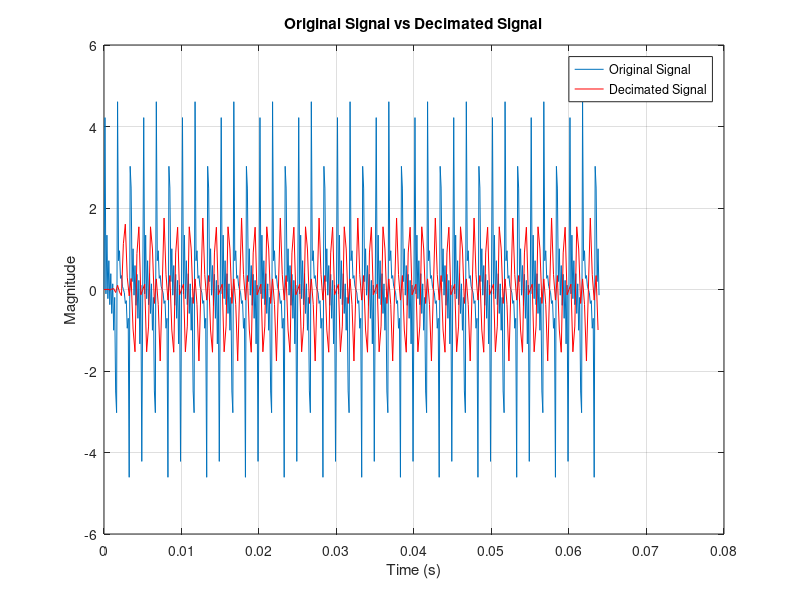
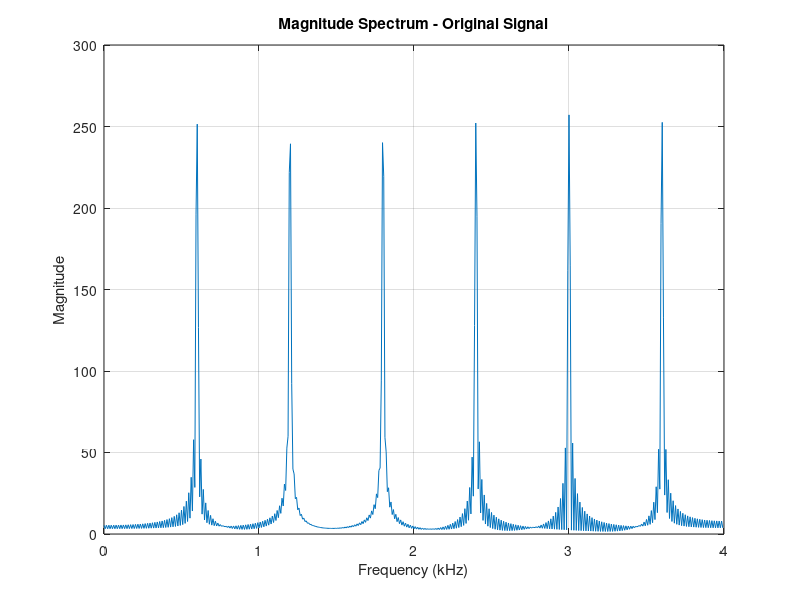
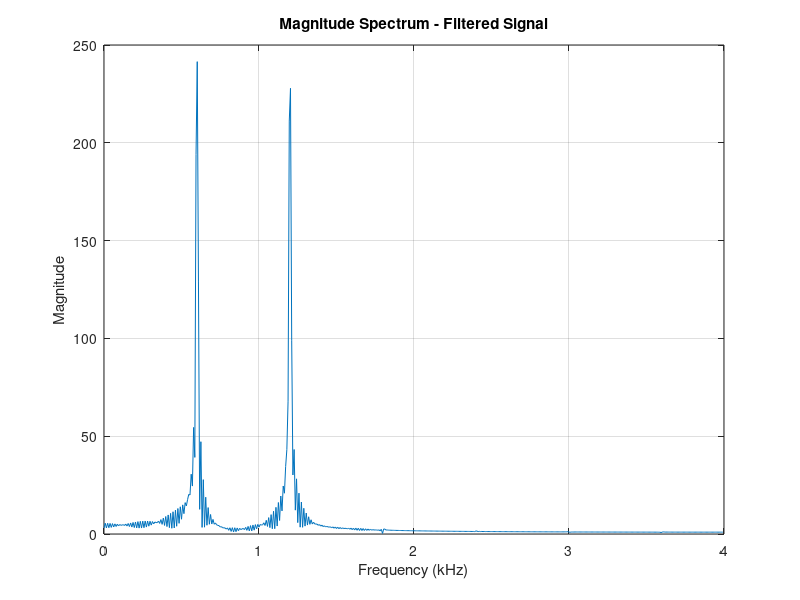
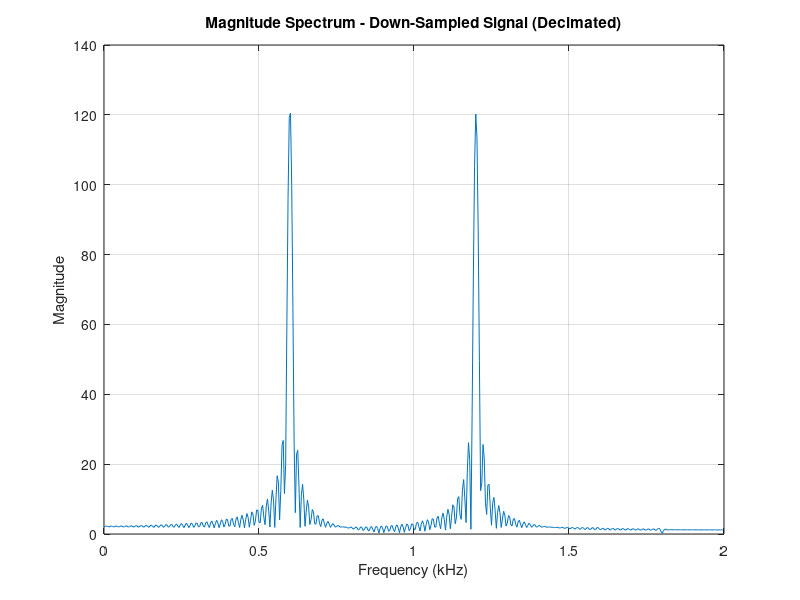

Reproduce these figures in MATLAB, in order.
% Jordan Cahill
% 26/02/2018

clear all; close all;

fs = 8000; % Sampling frequency (Hz)
t = 64e-3; % Duration (64 msec)
n = fs * t; % Number of samples = freq x duration (512)
ff = 600; % Fundamental frequency (Hz)

% Create first six harmonics of 600 Hz
y1 = sin(2.*pi.*(0:n-1).*(ff/fs)); 
y2 = sin(2.*pi.*(0:n-1).*(ff*2/fs));
y3 = sin(2.*pi.*(0:n-1).*(ff*3/fs));
y4 = sin(2.*pi.*(0:n-1).*(ff*4/fs));
y5 = sin(2.*pi.*(0:n-1).*(ff*5/fs));
y6 = sin(2.*pi.*(0:n-1).*(ff*6/fs));

% Create sine wave equal to the sum of the harmonics
y = y1 + y2 + y3 + y4 + y5 + y6;


% FIR Filter variables
d = 2; % Order of decimation = (8 kHz/4 kHz) = 2
order = 40; % Filter of order 40
fc = fs/(2*d); % Cutoff = 8000/4 = 2 kHz
r = 500; % Rolloff (Hz)
fc = fc - r; % 'Realistic cutoff frequency' (Hz)
Wn = fc/(fs/2); % Normalized frequency (Hz)

% Design and apply filter
F = fir1(order,Wn);
x = filter(F,1,y);

% Original sampling freq is 8 kHz so we can decimate the
% signal to 4 kHz by removing every second sample
xdec = x(1:d:end); 

% Original signal & decimated signal time axes
% Both signals use different time axes so must be scaled appopriately
t1 = 0:1/fs:(t-(1/fs));
t2 = 0:1/(fs/d):(t-(1/(fs/d))); % Frequency / Decimation rate

% Plot the original signal vs the decimated signal
plot(t1,y); hold on; plot(t2,xdec,'r');
xlabel('Time (s)'); ylabel('Magnitude');
title('Original Signal vs Decimated Signal');
legend('Original Signal', 'Decimated Signal');
hold off; grid on;

nFFT = 1024; % FFT with 1024 points

% Calculate magnitude spectrum for original signal
yFFT = fft(y, nFFT); % Calculate FFT of original signal with zero padding
df1 = fs/nFFT; 
fOrg = (0:nFFT-1)*df1; % Normalized frequency
% Plotting from DC -> fs/2, so we discard the second half
fOrg = fOrg(1:end/2); yFFT = yFFT(1:end/2);

% Plot magnitude spectrum for original signal
figure(2);
plot(fOrg/1000, abs(yFFT)); grid on;
xlabel('Frequency (kHz)'); ylabel('Magnitude');
title('Magnitude Spectrum - Original Signal');

% Generate magnitude spectrum for filtered signal
xFil = fft(x, nFFT); % FFT of filtered signal with zero padding
xFil = xFil(1:end/2); % Discard the second half
fFil = fOrg; % We can reuse the frequency from plotting the original signal

% Plot magnitude spectrum of filtered signal
figure(3);
plot(fFil/1000, abs(xFil)); grid on;
xlabel('Frequency (kHz)'); ylabel('Magnitude');
title('Magnitude Spectrum - Filtered Signal');

% Generate magnitude spectrum of decimated signal
xDec = fft(xdec, nFFT); % FFT of decimated signal with zero padding
df2 = (fs/d)/nFFT;
fDec = (0:nFFT-1)*df2; % Normalized frequency
xDec = xDec(1:end/2); fDec = fDec(1:end/2); % Discard second half

% Plot magnitude spectrum of decimated signal
figure(4);
plot(fDec/1000, abs(xDec)); grid on;
xlabel('Frequency (kHz)'); ylabel('Magnitude');
title('Magnitude Spectrum - Down-Sampled Signal (Decimated)');

